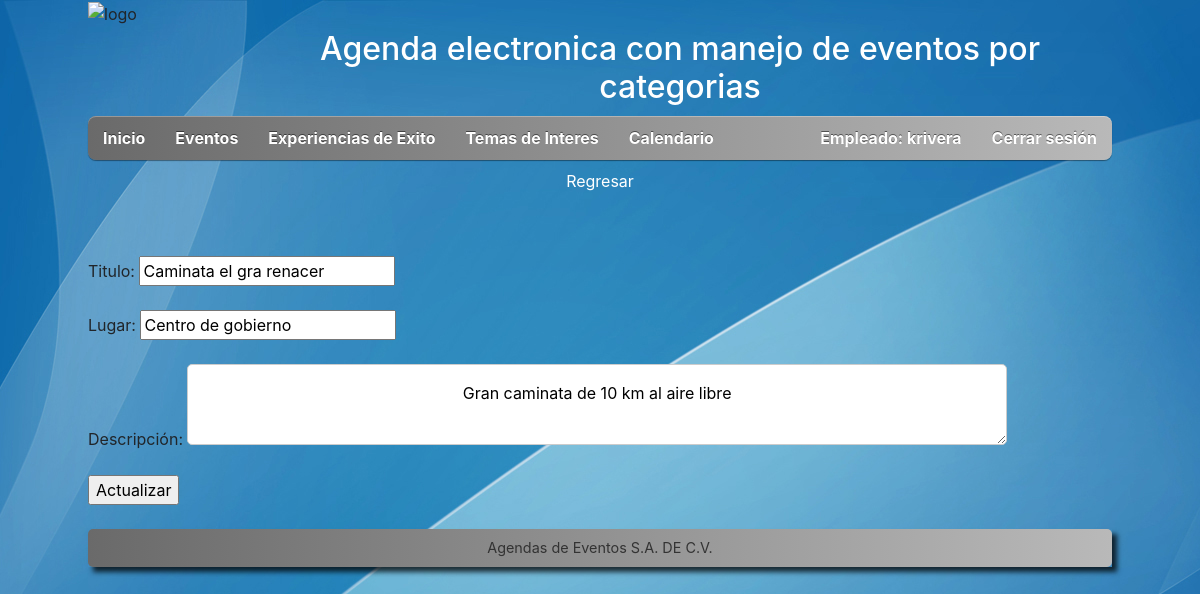
The app's page /Modificar.php?id=3 (signed in) with its own data.
### tables this page shows
CREATE TABLE IF NOT EXISTS `Empleados` (
  `idEmpleados` INT NOT NULL AUTO_INCREMENT,
  `Nombres` VARCHAR(75) NOT NULL,
  `Apellidos` VARCHAR(75) NOT NULL,
  `Usuarios` VARCHAR(20) NOT NULL,
  `Password` VARCHAR(100) NOT NULL,
  `idCargo` INT NOT NULL,
  PRIMARY KEY (`idEmpleados`),
  INDEX `idCargo_idx` (`idCargo` ASC),
  CONSTRAINT `idCargo`
    FOREIGN KEY (`idCargo`)
    REFERENCES `Cargo` (`idCargo`)
    ON DELETE NO ACTION
    ON UPDATE NO ACTION);

CREATE TABLE IF NOT EXISTS `Eventos` (
  `idEventos` INT NOT NULL AUTO_INCREMENT,
  `idEmpleados` INT NOT NULL,
  `Fecha_publicacion` DATETIME NOT NULL,
  `Titulo` VARCHAR(75) NOT NULL,
  `Lugar` VARCHAR(75) NOT NULL,
  `Descripcion` LONGTEXT NOT NULL,
  `Imagen` VARCHAR(30) NOT NULL,
  `Fecha_inicio` DATETIME NOT NULL,
  `Fecha_final` DATETIME NOT NULL,
  `idCategoria` INT NOT NULL,
  `Estado` VARCHAR(45) NOT NULL,
  PRIMARY KEY (`idEventos`),
  INDEX `idEmpleados_idx` (`idEmpleados` ASC),
  INDEX `idCategoria_idx` (`idCategoria` ASC),
  CONSTRAINT `idEmpleados`
    FOREIGN KEY (`idEmpleados`)
    REFERENCES `Empleados` (`idEmpleados`)
    ON DELETE NO ACTION
    ON UPDATE NO ACTION,
  CONSTRAINT `idCategoria`
    FOREIGN KEY (`idCategoria`)
    REFERENCES `Categoria` (`idCategoria`)
    ON DELETE NO ACTION
    ON UPDATE NO ACTION);

### includes/user.php (called while the page is built, shortened)
<?php
include_once 'db.php';
class User extends DB{
    private $username;
    public function setUser($user){
        $query = $this->connect()->prepare('SELECT * FROM empleados WHERE Usuarios = :user');
        $query->execute(['user' => $user]);
        foreach ($query as $currentUser) {
            $this->username = $currentUser['Usuarios'];
        }
    }
    public function getUsername(){
        return $this->username;
    }
}
?>

### includes/db.php (called while the page is built)
<?php
class DB{
	private $host;
	private $db;
	private $user;
	private $password;
	private $charset;
	public function __construct(){
		 $this->host = 'localhost';
		 $this->db = 'gestoreventos';
		 $this->user = 'root';
		 $this->password = '';
		 $this->charset = 'utf8mb4';
	}
	function connect(){
        try{
            $connection = "mysql:host=" . $this->host . ";dbname=" . $this->db . ";charset=" . $this->charset;
            $options = [
                PDO::ATTR_ERRMODE => PDO::ERRMODE_EXCEPTION,
                PDO::ATTR_EMULATE_PREPARES => false,
            ];
            $pdo = new PDO($connection, $this->user, $this->password, $options);
            return $pdo;
        }catch(PDOException $e){
            print_r('Error connection: ' . $e->getMessage());
        }
    }
}
?>

### Modificar.php (the view, shortened to what this page needs)
<?php
    require('Modulos_generales/header.inc.php');
?>
<body>
	<div id="pagewrap">
        <?php
            $datosSesion = new datosSesion();
            $datosSesion->setPagina(basename($_SERVER['PHP_SELF']));
            $datosSesion::insertarDatos($datosSesion->getPagina());
        ?>
        <?php
            if(isset($_GET['id'])){
                $idEvento = isset($_GET['id']) ? $_GET['id'] : "";
                if($idEvento==""){
                }else{
                    $conexion = new DB();
                    $cn = $conexion->connect();
                    $cn->setAttribute(PDO::ATTR_ERRMODE,PDO::ERRMODE_EXCEPTION);
                    $data = $cn->prepare("SELECT E.idEventos, E.Titulo, E.Lugar, E.Descripcion, E.Imagen, E.Fecha_inicio, E.Fecha_final, CAT.Categoria, E.Estado
                    FROM eventos AS E
                    INNER JOIN categoria AS CAT ON E.idCategoria = CAT.idCategoria
                    WHERE E.idEventos = ?");
                    $data->execute(array($idEvento));
                    while($datos = $data->fetch(PDO::FETCH_ASSOC)){
                        $html = "";
                        $html .= "<legend class='text-center header'>";
                        $html .= "<h2 style ='colo'> <a style='color: white;' href=\"Mis_Eventos.php\" class=\"btn btn-default\">Regresar</a></h2>";
                        $html .= "</legend>";
                        $html .= "<form action='Modificar.php?id2=".$idEvento."' method='POST'><br><br>";
                        $html .= "Titulo: <input type='text' value='" . $datos['Titulo'] . "' name='titulo'><br><br>";
                        $html .= "Lugar: <input type='text' value='" . $datos['Lugar'] . "' name='lugar'><br><br>";
                        $html .= "Descripción: <textarea name='descripcion'>" . $datos['Descripcion'] . "</textarea><br><br>";
                        $html .= "<input type='submit' name='actualizar' id='actualizar' value='Actualizar' ><br><br>";
                        $html .= "</form>";
                        echo $html;
                    }
                }
            }
        ?>
    <?php
	    require ('Modulos_generales/footer.inc.php');
    ?>
    </div>
</body>
</html>

### Modulos_generales/nav.inc.php
<?php
	$listitems = "";
	$listitems .= "	<header id=\"header\">";
	$listitems .= " <hgroup>";
	$listitems .= "	<img src=\"img/logo.png\" id=\"logo\" alt=\"logo\">";
	$listitems .= "	<h2 id=\"site-description\">Agenda electronica con manejo de eventos por categorias</h2>";
	$listitems .= " </hgroup>";
	$listitems .= "<nav>";
	$listitems .= "<ul id=\"main-nav\" class=\"clearfix\">";
	$menuopciones = array(
		"Inicio.php" => "Inicio",
		"Eventos" => array(
			"Eventos.php" => "Eventos",
			"Mis_eventos.php" => "Mis Eventos"
		),
		"Experiencias_de_exito.php" => "Experiencias de Exito",
		"Temas_de_interes.php" => "Temas de Interes",
		"Calendario.php" => "Calendario"
	);
	foreach ($menuopciones as $enlace => $nombre) {
		if($enlace == "Eventos"){
			$listitems .= "<li><a>Eventos</a><ul>";
			foreach($nombre as $enlace2 => $nombre2){
				$listitems .= "<li><a href='".$enlace2."'>".$nombre2."</a><li>";
			}
			$listitems .= "</ul></li>";
		}else{
			$listitems .= "<li><a href='".$enlace."'>".$nombre."</a></li>";
		}
	}
	$listitems .= "<li style=\"float:right\">";
	$listitems .=    "<a href=\"includes/logout.php\">Cerrar sesión</a>";
	$listitems .= "</li>";
	$listitems .= "<li style=\"float:right\">";
	$listitems .=  "<a> Empleado: ".$user->getUsername()."</a>";
	$listitems .= "</li>";
	$listitems .= "</ul>";
	$listitems .= "</nav>";
	$listitems .= "</header>";
	echo $listitems;
?>

### css/style.css (style rules this page uses)
html, body, address, blockquote, div, dl, form, h1, h2, h3, h4, h5, h6, ol, p, pre, table, ul, dd, dt, li, tbody, td, tfoot, th, thead, tr, button, del, ins, map, object, a, abbr, acronym, b, bdo, big, br, cite, code, dfn, em, i, img, kbd, q, samp, small, span, strong, sub, sup, tt, var, legend, fieldset { margin: 0; padding: 0; }
img, fieldset { border: 0; }
article, aside, details, figcaption, footer, header, hgroup, menu, nav, section { display: block; margin: 0; }
body { background: #0d1424 url(../img/bg-blue.jpg) repeat center top; font: .81em/150% Arial, Helvetica, sans-serif; color: #666; }
a { color: #026acb; text-decoration: none; outline: none; }
ul, ol { margin: 1em 0 1.4em 24px; padding: 0; line-height: 140%; }
li { margin: 0 0 .5em 0; padding: 0; }
h1, h2, h3, h4, h5, h6 { line-height: 1.4em; margin: 20px 0 .4em; color: #000; text-align: center; }
h2 { font-size: 1.6em; }
#pagewrap { width: 1024px; margin: 0 auto; }
#header { position: relative; height: 160px; }
#site-description { color: #FFFFFF; left: 160px; position: absolute; top: 30px; }
#main-nav { width: 100%; background: #ccc; margin: 0; padding: 0; position: absolute; left: 0; bottom: 0; z-index: 100; background: #6a6a6a url(../img/nav-bar-bg.png) repeat-x; background: -webkit-gradient(linear, left top, left bottom, from(#b9b9b9), to(#6a6a6a)); background: -moz-linear-gradient(top, #b9b9b9, #6a6a6a); background: linear-gradient(-90deg, #b9b9b9, #6a6a6a); -webkit-border-radius: 8px; -moz-border-radius: 8px; -o-border-radius: 8px; -ms-border-radius: 8px; border-radius: 8px; behavior: url(htc/border-radius.htc); -webkit-box-shadow: inset 0 1px 0 rgba(255,255,255,.3), 0 1px 1px rgba(0,0,0,.4); -moz-box-shadow: inset 0 1px 0 rgba(255,255,255,.3), 0 1px 1px rgba(0,0,0,.4); box-shadow: inset 0 1px 0 rgba(255,255,255,.3), 0 1px 1px rgba(0,0,0,.4); }
#main-nav li { margin: 0; padding: 0; list-style: none; float: left; position: relative; }
#main-nav a { line-height: 100%; font-weight: bold; color: #fff; display: block; padding: 14px 15px; text-decoration: none; text-shadow: 0 -1px 0 rgba(0,0,0,.5); }
.clearfix:after { visibility: hidden; display: block; font-size: 0; content: " "; clear: both; height: 0; }
.clearfix { display: inline-block; }
.clearfix { display: block; zoom: 1; }
form#form2 input.txt, textarea, select { width: 80%; padding: 1.5%; margin: 1% 10% 3% 10%; border-radius: 5px; border: 1px solid #ccc; text-align: center; }

### records on screen
empleados: Usuarios "krivera"
eventos: titulo "Caminata el gra renacer", lugar "Centro de gobierno", descripcion "Gran caminata de 10 km al aire libre"

### other values on screen
$nombre "Inicio"
$nombre "Experiencias de Exito"
$nombre "Temas de Interes"
$nombre "Calendario"
